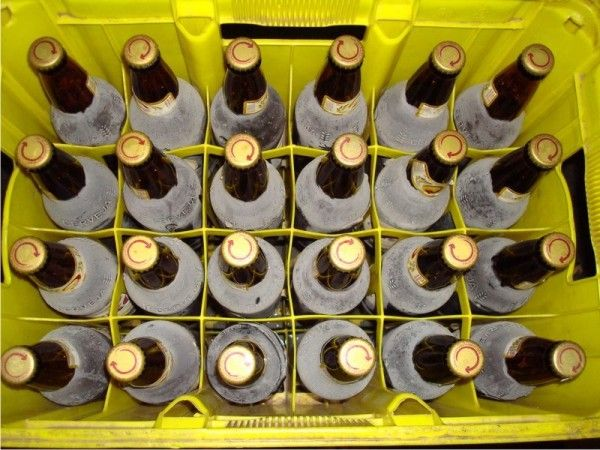
#> input picture computer_vision/circle/img/img_4.jpg, 600 x 450 px, given in place of cat.jpg, which was not available
$ python tranformations.py
#> lines starting #> are read from the running program, lines starting #| are printed output that depends on the picture; pictures that were not available may be replaced by others from this repository, and a replacement may not be noted
### computer_vision/open_cv_basic/functions/show.py
import cv2 as cv
import numpy as np
from functions import basics

def show_image(img_adress=None, name='IMG', scale=1):
    """
    img_adress -> the path to the image.
    name -> the name that will show on the window.
    scale -> set the scale.
    """
#> called with img_adress = 'Photos/cat.jpg', name = 'IMG', scale = 1
    if isinstance(img_adress, str):
        img = cv.imread(img_adress)
#> img is the input picture: shape (450, 600, 3); mean B, G, R 57, 126.1, 139.8
    else:
        img = img_adress

    if(scale!=1):
        img=basics.scale_img(img, scale)
    cv.imshow(name, img)
    cv.waitKey(0)

# [21 lines left out: function show_video, not called in this run]

### computer_vision/open_cv_basic/functions/tranformations.py
import cv2 as cv
import numpy as np


def translate_img(img_path, x, y):
    """
    img_path -> Caminho para a imagem ou imagem já carregada.
    x -> Translação em pixels no eixo x.
    y -> Translação em pixels no eixo y.
    """
#> called with img_path = 'Photos/cat.jpg', x = 100, y = 100
    # Verificar se o parâmetro `img_path` é um caminho ou uma imagem carregada
    if isinstance(img_path, str):
        img = cv.imread(img_path)
        if img is None:
            print(f"Erro: Não foi possível carregar a imagem no caminho '{img_path}'.")
            return None
    else:
        img = img_path

    # Definir a matriz de translação
    trans_mat = np.float32([[1, 0, x], [0, 1, y]])
    dimensions = (img.shape[1], img.shape[0])
#> dimensions = (600, 450)

    # Retornar a imagem traduzida
    return cv.warpAffine(img, trans_mat, dimensions)
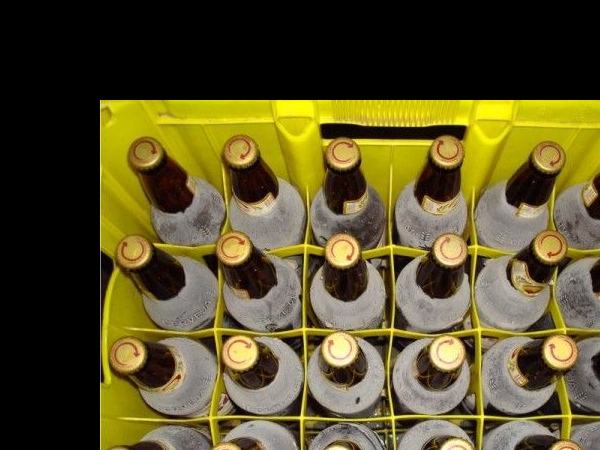
#> returned value: shape (450, 600, 3); mean of channels 0, 1, 2 41.1, 80.7, 89.4; drawn as B, G, R

def rotate_img(img_path, angle, point=None):
    """
    img_path -> Caminho para a imagem ou imagem já carregada.
    angle -> Ângulo em graus para rotação.
    point -> Ponto de rotação (padrão: centro da imagem).
    """
#> called with img_path = 'Photos/cat.jpg', angle = 90
    # Verificar se o parâmetro `img_path` é um caminho ou uma imagem carregada
    if isinstance(img_path, str):
        img = cv.imread(img_path)
        if img is None:
            print(f"Erro: Não foi possível carregar a imagem no caminho '{img_path}'.")
            return None
    else:
        img = img_path

    # Obter as dimensões da imagem
    height, width = img.shape[:2]
#> height = 450; width = 600
    if point is None:
        point = (width // 2, height // 2)
#> point = (300, 225)

    # Definir a matriz de rotação
    rot_mat = cv.getRotationMatrix2D(point, angle, 1)
#> rot_mat = [[6.12e-17, 1, 75], [-1, 6.12e-17, 525]]
    dimensions = (width, height)
#> dimensions = (600, 450)

    # Retornar a imagem rotacionada
    return cv.warpAffine(img, rot_mat, dimensions)
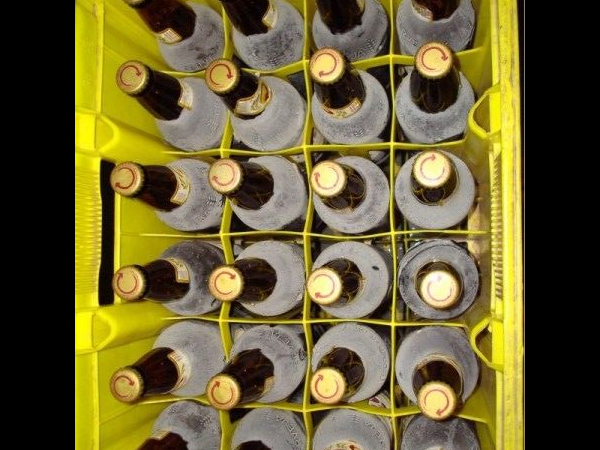
#> returned value: shape (450, 600, 3); mean of channels 0, 1, 2 51.4, 95.6, 105.7; drawn as B, G, R

def flip_img(frame=None, flip_code=0):
    """
    Espelha a imagem com base no flip_code especificado.

    frame -> Caminho para a imagem ou a imagem carregada.
    flip_code -> Valor indicando o tipo de espelhamento:
                 0 = Flip vertical
                 1 = Flip horizontal
                -1 = Flip vertical e horizontal
    """
#> called with frame = 'Photos/cat.jpg', flip_code = -1
    # Verificar se o parâmetro `frame` é um caminho de imagem (str) ou uma imagem carregada
    if isinstance(frame, str):
        img = cv.imread(frame)
        if img is None:
            print(f"Erro: Não foi possível carregar a imagem no caminho '{frame}'.")
            return
    else:
        img = frame

    # Realizar o espelhamento com base no flip_code
    flipped_img = cv.flip(img, flip_code)
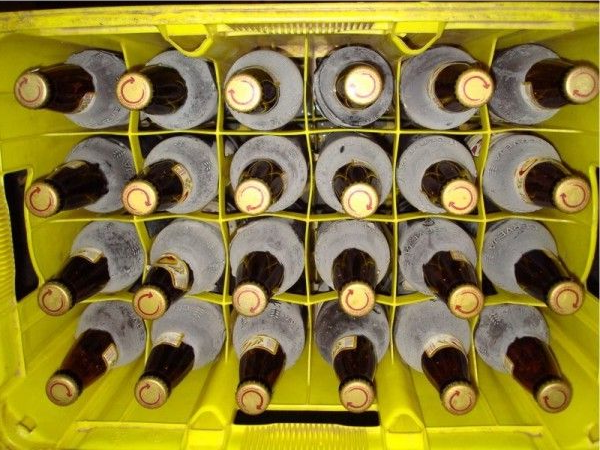
#> flipped_img: shape (450, 600, 3); mean B, G, R 57, 126.1, 139.8

    return flipped_img

def crop_img(frame=None, x=0, y=0, width=100, height=100):
    """
    Recorta uma imagem com base nas coordenadas e dimensões especificadas.

    frame -> Caminho para a imagem ou a imagem carregada.
    x -> Coordenada x do ponto de início do recorte.
    y -> Coordenada y do ponto de início do recorte.
    width -> Largura desejada para o recorte.
    height -> Altura desejada para o recorte.
    """
#> called with frame = 'Photos/cat.jpg', x = 200, y = 200, width = 300, height = 200
    # Verificar se o parâmetro `frame` é um caminho de imagem (str) ou uma imagem carregada
    if isinstance(frame, str):
        img = cv.imread(frame)
        if img is None:
            print(f"Erro: Não foi possível carregar a imagem no caminho '{frame}'.")
            return
    else:
        img = frame

    # Verificar se as coordenadas e dimensões de recorte são válidas
    if (x + width > img.shape[1]) or (y + height > img.shape[0]):
        print("Erro: As dimensões de recorte excedem o tamanho da imagem.")
        return

    # Realizar o recorte da imagem
    cropped_img = img[y:y + height, x:x + width]
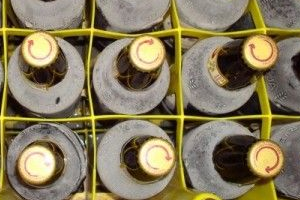
#> cropped_img: shape (200, 300, 3); mean B, G, R 91.6, 122.6, 134.1

    return cropped_img

### computer_vision/open_cv_basic/tranformations.py
import cv2 as cv
from functions import show, tranformations

def main():
    show.show_image(img_adress="Photos/cat.jpg")
    show.show_image(tranformations.translate_img("Photos/cat.jpg", 100, 100))
    show.show_image(tranformations.rotate_img("Photos/cat.jpg", 90))
    show.show_image(tranformations.flip_img("Photos/cat.jpg", -1))
    show.show_image(tranformations.crop_img("Photos/cat.jpg", 200, 200, 300, 200))

if __name__=="__main__":
    main()

$ run again, on computer_vision/circle/img/img_2.jpeg
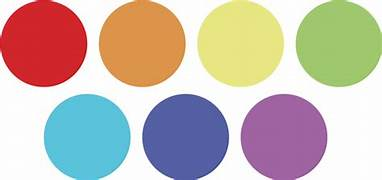
#> input picture computer_vision/circle/img/img_2.jpeg, 382 x 180 px, given in place of cat.jpg, which was not available
#> in show_image, img is the input picture: shape (180, 382, 3); mean B, G, R 177, 186, 198.9
#> in rotate_img, `return cv.warpAffine(img, rot_mat, dimensions)`:
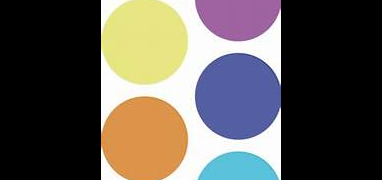
#> returned value: shape (180, 382, 3); mean of channels 0, 1, 2 80.7, 86.6, 91.8; drawn as B, G, R
#> in flip_img, `flipped_img = cv.flip(img, flip_code)`:
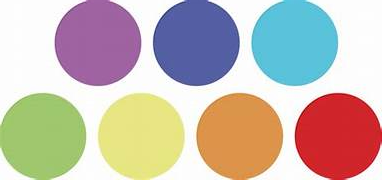
#> flipped_img: shape (180, 382, 3); mean B, G, R 177, 186, 198.9

$ run again, on computer_vision/circle/img/img_3.jpeg
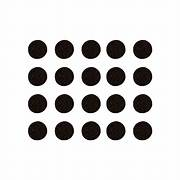
#> input picture computer_vision/circle/img/img_3.jpeg, 180 x 180 px, given in place of cat.jpg, which was not available
#> in show_image, img is the input picture: shape (180, 180, 3); mean B, G, R 210, 210.5, 211.7
#> in rotate_img, `return cv.warpAffine(img, rot_mat, dimensions)`:
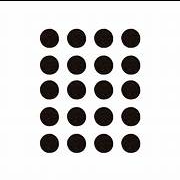
#> returned value: shape (180, 180, 3); mean of channels 0, 1, 2 208.6, 209.1, 210.3; drawn as B, G, R
#> in flip_img, `flipped_img = cv.flip(img, flip_code)`:
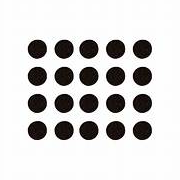
#> flipped_img: shape (180, 180, 3); mean B, G, R 210, 210.5, 211.7
